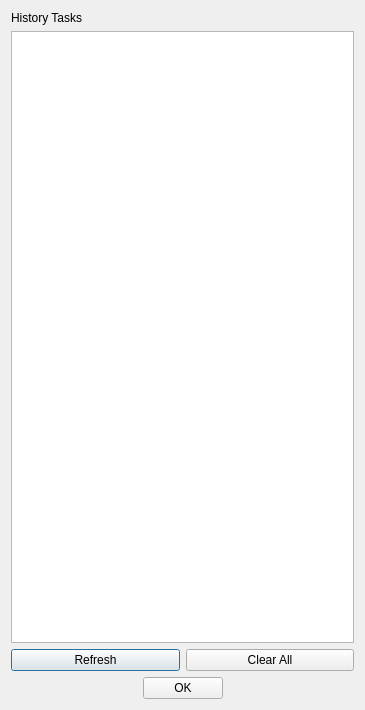
<?xml version="1.0" encoding="UTF-8"?>
<ui version="4.0">
 <class>Dialog</class>
 <widget class="QDialog" name="Dialog">
  <property name="geometry">
   <rect>
    <x>0</x>
    <y>0</y>
    <width>365</width>
    <height>710</height>
   </rect>
  </property>
  <property name="windowTitle">
   <string>Dialog</string>
  </property>
  <layout class="QVBoxLayout" name="verticalLayout">
   <item>
    <widget class="QLabel" name="label">
     <property name="text">
      <string>History Tasks</string>
     </property>
    </widget>
   </item>
   <item>
    <widget class="QListView" name="listView_history_task"/>
   </item>
   <item>
    <layout class="QHBoxLayout" name="horizontalLayout">
     <item>
      <widget class="QPushButton" name="pushButton_refresh">
       <property name="text">
        <string>Refresh</string>
       </property>
      </widget>
     </item>
     <item>
      <widget class="QPushButton" name="pushButton_clear_all">
       <property name="text">
        <string>Clear All</string>
       </property>
      </widget>
     </item>
    </layout>
   </item>
   <item>
    <layout class="QHBoxLayout" name="horizontalLayout_2">
     <item>
      <spacer name="horizontalSpacer">
       <property name="orientation">
        <enum>Qt::Horizontal</enum>
       </property>
       <property name="sizeHint" stdset="0">
        <size>
         <width>40</width>
         <height>20</height>
        </size>
       </property>
      </spacer>
     </item>
     <item>
      <widget class="QPushButton" name="pushButton_OK">
       <property name="text">
        <string>OK</string>
       </property>
      </widget>
     </item>
     <item>
      <spacer name="horizontalSpacer_2">
       <property name="orientation">
        <enum>Qt::Horizontal</enum>
       </property>
       <property name="sizeHint" stdset="0">
        <size>
         <width>40</width>
         <height>20</height>
        </size>
       </property>
      </spacer>
     </item>
    </layout>
   </item>
  </layout>
 </widget>
 <resources/>
 <connections/>
</ui>
